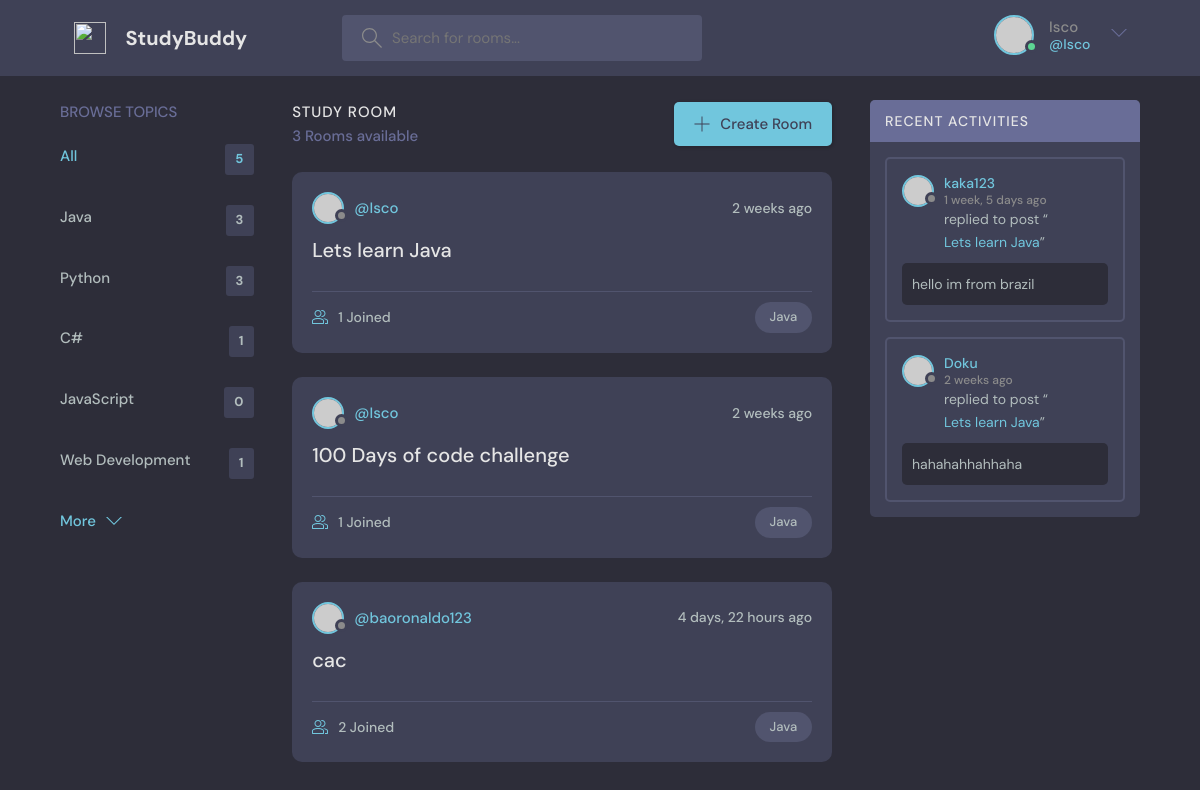
The page /home/?q=Java (signed in) on the database its author committed.
### base/models.py (models this page shows, shortened)
class Topic(models.Model):
    name = models.CharField(max_length = 200)

class Room(models.Model):
    host = models.ForeignKey(User, on_delete = models.SET_NULL,null = True)
    topic = models.ForeignKey(Topic, on_delete = models.SET_NULL,null = True)
    name = models.CharField(max_length = 200)
    description = models.TextField(null = True , blank = True)
    participants = models.ManyToManyField(
        User , related_name='participants',blank = True)
    updated_date = models.DateTimeField(auto_now = True)
    created_date = models.DateTimeField(auto_now_add = True)
    def __str__(self):
        return self.name

class Message(models.Model):
    user = models.ForeignKey(User,on_delete = models.CASCADE)
    room = models.ForeignKey(Room,on_delete = models.CASCADE)
    body = models.TextField()
    updated_date = models.DateTimeField(auto_now = True)
    created_date = models.DateTimeField(auto_now_add = True)

### base/views.py (the view)
# urls.py: path('home/',views.home,name = "home"),
def home(request):
    q = request.GET.get('q') if request.GET.get('q') != None else ''
    rooms = Room.objects.filter(
        Q(topic__name__icontains = q) |
        Q(name__icontains = q) |
        Q(description__icontains = q)
    )
    room_count = rooms.count()
    topics = Topic.objects.all()[0:5]
    room_messages = Message.objects.all().order_by('-created_date')
    room_messages = room_messages.filter(Q(room__name__icontains=q))
    context = {'rooms' : rooms ,'topics' : topics,'room_count' : room_count,'room_messages' : room_messages}
    return render(request,'base/home.html',context)

### base/templates/base/home.html (shortened to what this page needs)
  {% extends "main.html" %}
  {% block content %}
    <main class="layout layout--3">
      <div class="container">
        {% include "base/topic_component.html" %}
        <div class="roomList">
          <div class="roomList__header">
            <div>
              <h2>Study Room</h2>
              <p>{{rooms.count}} Rooms available </p>
            </div>
            <a class="btn btn--main" href="{% url 'create-room' %}">
              <svg version="1.1" xmlns="http://www.w3.org/2000/svg" width="32" height="32" viewBox="0 0 32 32">
                <title>add</title>
                <path
                  d="M16.943 0.943h-1.885v14.115h-14.115v1.885h14.115v14.115h1.885v-14.115h14.115v-1.885h-14.115v-14.115z"
                ></path>
              </svg>
              Create Room
            </a>
          </div>
          {% include 'base/feed_component.html'%}
        </div>
        {% include 'base/activity_component.html' %}
      </div>
    </main>
{% endblock content%}

### templates/navbar.html (shortened to what this page needs)
{% load static %}
<header class="header header--loggedIn">
    <div class="container">
      <a href="{% url 'home' %}" class="header__logo">
        <img src="{% static 'images/logo.svg' %}" />
        <h1>StudyBuddy</h1>
      </a>
      <form class="header__search" method = "GET" action="{% url 'home' %}">
        <label>
          <input name = "q"   placeholder="Search for rooms..." />
        </label>
      </form>
      <nav class="header__menu">
        {% if request.user.is_authenticated %}
        <div class="header__user">
          <a href="{% url 'update-user' %}">
            <div class="avatar avatar--medium active">
              <img src="https://randomuser.me/api/portraits/men/37.jpg" />
            </div>
            <p>{{request.user.username}} <span>@{{request.user.username}}</span></p>
          </a>
          <button class="dropdown-button">
            <svg version="1.1" xmlns="http://www.w3.org/2000/svg" width="32" height="32" viewBox="0 0 32 32">
              <title>chevron-down</title>
              <path d="M16 21l-13-13h-3l16 16 16-16h-3l-13 13z"></path>
            </svg>
          </button>
        </div>
        {% endif %}
      </nav>
    </div>
  </header>

### base/templates/base/topic_component.html
<div class="topics">
  <div class="topics__header">
    <h2>Browse Topics</h2>
  </div>
  <ul class="topics__list">
    <li>
      <a href="{% url 'home' %}" class="active">All <span>{{topics.count}}</span></a>
    </li>
    {% for topic in topics %}
    <li>
      <a href="{% url 'home' %}?q={{topic.name}}">{{topic.name}}<span>{{topic.room_set.all.count}}</span></a>
    </li>
    {% endfor %}
  </ul>
  <a class="btn btn--link" href="{% url 'topics' %}">
    More
    <svg version="1.1" xmlns="http://www.w3.org/2000/svg" width="32" height="32" viewBox="0 0 32 32">
      <title>chevron-down</title>
      <path d="M16 21l-13-13h-3l16 16 16-16h-3l-13 13z"></path>
    </svg>
  </a>
</div>

### base/templates/base/feed_component.html (shortened to what this page needs)
{%for room in rooms %}
<div class="roomListRoom">
    <div class="roomListRoom__header">
      <a href="{% url 'user-profile' room.host.id %}" class="roomListRoom__author">
        <div class="avatar avatar--small">
          <img src="https://randomuser.me/api/portraits/women/11.jpg" />
        </div>
        <span>@{{room.host.username}}</span>
      </a>
      <div class="roomListRoom__actions">
        <span>{{room.created_date|timesince}} ago</span>
      </div>
    </div>
    <div class="roomListRoom__content">
      <a href="{%  url 'room' room.id %}">{{room.name}}</a>
    </div>
    <div class="roomListRoom__meta">
      <a href="{%  url 'room' room.id %}" class="roomListRoom__joined">
        {{room.participants.all.count}} Joined
      </a>
      <p class="roomListRoom__topic">{{room.topic.name}}</p>
    </div>
</div>
{% endfor %}

### base/templates/base/activity_component.html (shortened to what this page needs)
<div class="activities">
  <div class="activities__header">
    <h2>Recent Activities</h2>
  </div>
  {% for messange in room_messages%}
  <div class="activities__box">
    <div class="activities__boxHeader roomListRoom__header">
      <a href="{% url 'user-profile' messange.user.id %}" class="roomListRoom__author">
        <div class="avatar avatar--small">
          <img src="https://randomuser.me/api/portraits/women/11.jpg" />
        </div>
        <p>
          {{messange.user}}
          <span>{{messange.created_date|timesince}} ago </span>
        </p>
      </a>
    </div>
    <div class="activities__boxContent">
      <p>replied to post “<a href="{% url 'room' messange.room.id %}">{{ messange.room }}</a>”</p>
      <div class="activities__boxRoomContent">
       {{ messange.body }}
      </div>
    </div>
  </div>
  {% endfor %}
</div>

### rows shown on the page
Topic: name "Java", room_set.all.count "3"
Topic: name "Python", room_set.all.count "3"
Topic: name "C#", room_set.all.count "1"
Topic: name "JavaScript", room_set.all.count "0"
Topic: name "Web Development", room_set.all.count "1"
Room: host.username "Isco", created_date "2 weeks", name "Lets learn Java", participants.all.count "1", topic.name "Java"
Room: host.username "Isco", created_date "2 weeks", name "100 Days of code challenge", participants.all.count "1", topic.name "Java"
Room: host.username "baoronaldo123", created_date "4 days, 22 hours", name "cac", participants.all.count "2", topic.name "Java"
Message: user "kaka123", created_date "1 week, 5 days", room "Lets learn Java", body "hello im from brazil"
Message: user "Doku", created_date "2 weeks", room "Lets learn Java", body "hahahahhahhaha"

### other values the page prints
{{ request.user.username }} "Isco"
{{ topics.count }} "5"
{{ rooms.count }} "3"
